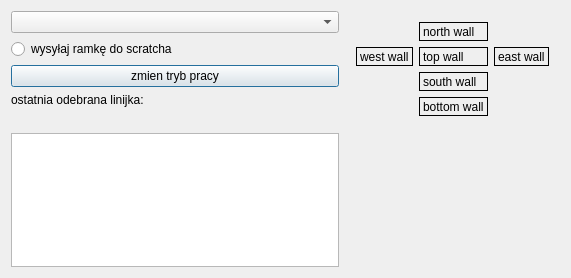
<?xml version="1.0" encoding="UTF-8"?>
<ui version="4.0">
 <class>Dialog</class>
 <widget class="QDialog" name="Dialog">
  <property name="geometry">
   <rect>
    <x>0</x>
    <y>0</y>
    <width>571</width>
    <height>278</height>
   </rect>
  </property>
  <property name="windowTitle">
   <string>Dialog</string>
  </property>
  <layout class="QGridLayout" name="gridLayout_2">
   <item row="0" column="1">
    <widget class="QWidget" name="widget" native="true">
     <layout class="QGridLayout" name="gridLayout">
      <item row="0" column="1">
       <widget class="QLabel" name="s4">
        <property name="frameShape">
         <enum>QFrame::Box</enum>
        </property>
        <property name="text">
         <string>north wall</string>
        </property>
       </widget>
      </item>
      <item row="1" column="0">
       <widget class="QLabel" name="s2">
        <property name="frameShape">
         <enum>QFrame::Box</enum>
        </property>
        <property name="text">
         <string>west wall</string>
        </property>
       </widget>
      </item>
      <item row="1" column="1">
       <widget class="QLabel" name="s1">
        <property name="frameShape">
         <enum>QFrame::Box</enum>
        </property>
        <property name="text">
         <string>top wall</string>
        </property>
       </widget>
      </item>
      <item row="1" column="2">
       <widget class="QLabel" name="s5">
        <property name="frameShape">
         <enum>QFrame::Box</enum>
        </property>
        <property name="text">
         <string>east wall</string>
        </property>
       </widget>
      </item>
      <item row="2" column="1">
       <widget class="QLabel" name="s3">
        <property name="frameShape">
         <enum>QFrame::Box</enum>
        </property>
        <property name="text">
         <string>south wall</string>
        </property>
       </widget>
      </item>
      <item row="3" column="1">
       <widget class="QLabel" name="s6">
        <property name="frameShape">
         <enum>QFrame::Box</enum>
        </property>
        <property name="text">
         <string>bottom wall</string>
        </property>
       </widget>
      </item>
     </layout>
    </widget>
   </item>
   <item row="0" column="0">
    <layout class="QVBoxLayout" name="verticalLayout_8">
     <item>
      <widget class="QComboBox" name="lista_portow_COM"/>
     </item>
     <item>
      <widget class="QRadioButton" name="radioButton">
       <property name="text">
        <string>wysyłaj ramkę do scratcha</string>
       </property>
      </widget>
     </item>
     <item>
      <widget class="QPushButton" name="pushButton">
       <property name="text">
        <string>zmien tryb pracy</string>
       </property>
      </widget>
     </item>
     <item>
      <widget class="QLabel" name="label_2">
       <property name="text">
        <string>ostatnia odebrana linijka:</string>
       </property>
      </widget>
     </item>
     <item>
      <widget class="QLabel" name="label">
       <property name="text">
        <string/>
       </property>
      </widget>
     </item>
    </layout>
   </item>
   <item row="1" column="0">
    <widget class="QTextEdit" name="textEdit"/>
   </item>
  </layout>
 </widget>
 <layoutdefault spacing="6" margin="11"/>
 <resources/>
 <connections/>
</ui>
